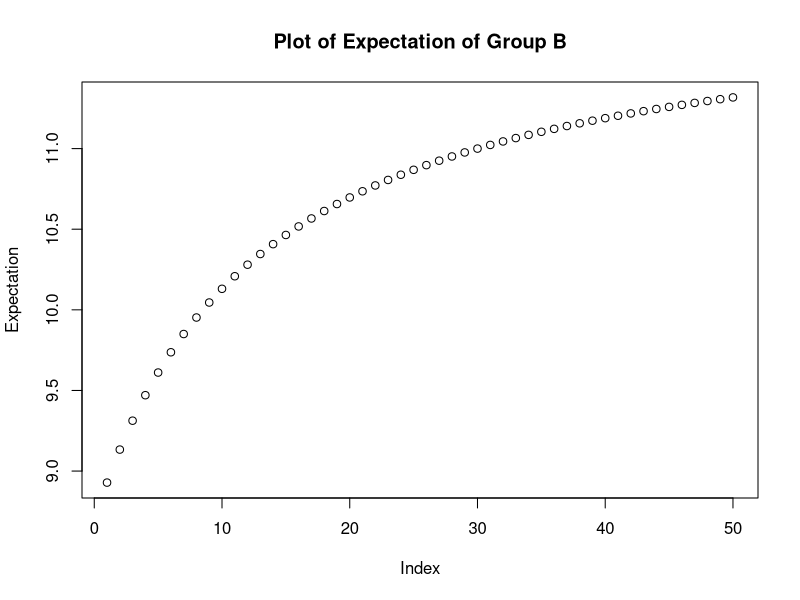
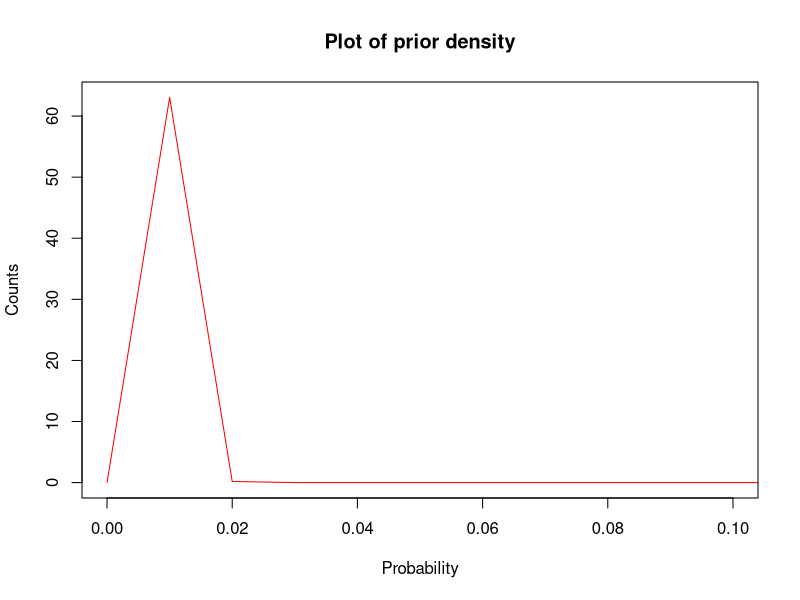
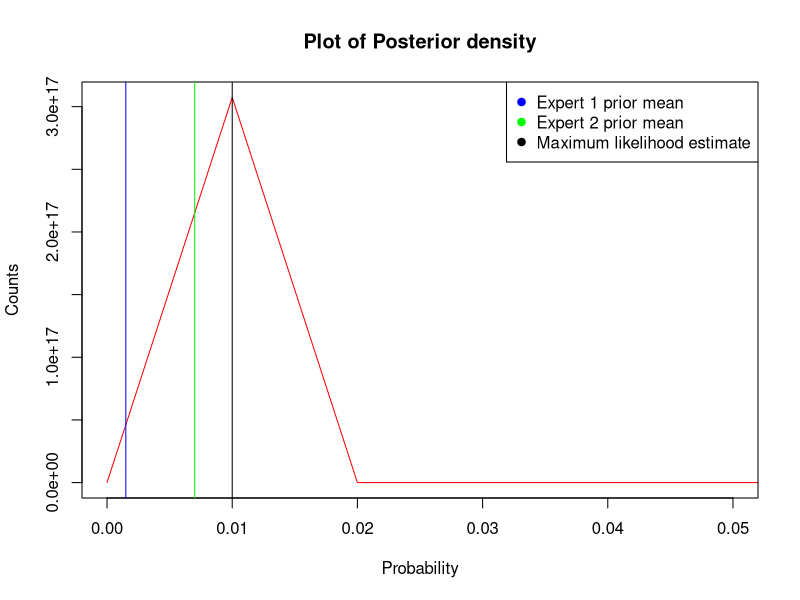

The R source for these figures, in order:
## ---- chunk 1
knitr::opts_chunk$set(echo = TRUE)
## ---- chunk 2


qgamma(c(.025,.975), shape = 237, rate =20)

qgamma(c(.025,.975), shape = 125, rate = 14)
## ---- chunk 3
n_0 <- (1:50)

ex <- (12*n_0 +113)/(n_0+13)
plot(ex, main = "Plot of Expectation of Group B", ylab = "Expectation")
## ---- chunk 4
library(graphics)
#x<- rpois(1,3)

curve(.5*(((2000^3) * (x^(2)) * exp(-2000*x)) / 
gamma(3)) + (((1000^7) * (x^(6)) * exp(-1000*x))/(gamma(7))) 
, from = 0, to = 1, main = "Plot of prior density", ylab = "Counts",
    xlab = "Probability", col = "Red", xlim = c(0, .1))



## ---- chunk 5


curve(((1767^8)/(2*factorial(8)))*(((3767^11) * (x^(10)) 
* exp(-3767*x)) / gamma(11)) + (((2767^15) * (x^(14)) 
* exp(-2767*x))/(gamma(15))) 
, from = 0, to = 1, main = "Plot of Posterior density" ,
ylab = "Counts", xlab = "Probability", col = "Red", xlim = c(0,.05))

legend("topright",
legend=c("Expert 1 prior mean",
"Expert 2 prior mean","Maximum likelihood estimate"),
col=c("Blue", "Green", "Black"),pch=rep(19,2))
abline(v = .0015, col = "Blue" ) #expert 1 prior mean
abline(v = .007, col = "Green") #expert 2 prior mean
abline(v= .01)
